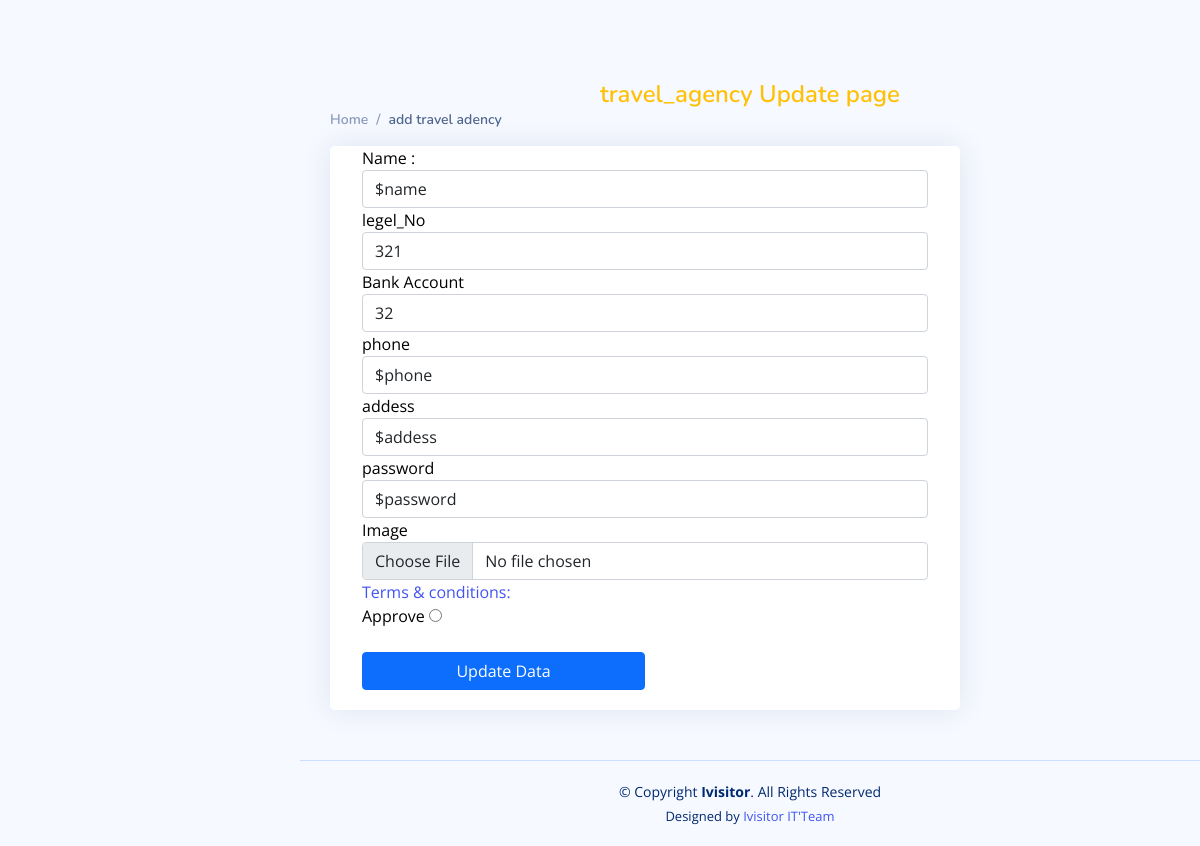
The page /admin/travelAgenecy/add.php?edit=10 on the database its author committed.
### tables this page shows
CREATE TABLE `travel_agency` (
  `id` int(11) NOT NULL,
  `name` varchar(33) NOT NULL,
  `legel_no` int(15) NOT NULL,
  `bank_account` int(20) NOT NULL,
  `phone` varchar(22) NOT NULL,
  `addess` varchar(66) NOT NULL,
  `password` varchar(50) NOT NULL,
  `image` varchar(122) NOT NULL,
  `status` varchar(11) NOT NULL DEFAULT 'waiting'
);

### admin/travelAgenecy/add.php (the view, shortened to what this page needs)
<?php
include '../shared/head.php';
include '../sharedFunc/db.php';
$name = '';
$legel_no = '';
$bank_account = '';
$phone = '';
$addess = '';
$password = '';
$update = false;
if (isset($_GET['edit'])) {
    $update = true;
    $id =   $_GET['edit'];
    $select = "SELECT * from `travel_agency` where id = $id";
    $ss = mysqli_query($conn, $select);
    $row = mysqli_fetch_assoc($ss);
    $name = $row['name'];
    $legel_no = $row['legel_no'];
    $bank_account = $row['bank_account'];
    $phone = $row['phone'];
    $addess = $row['addess'];
    $password = $row['password'];
}
?>
<main id="main" class="main">
    <div class="pagetitle">
        <?php if ($update) : ?>
            <h1 class="display-1 text-center text-warning"> travel_agency Update page </h1>
        <?php else : ?>
            <h1 class="display-1 text-center text-info">Sign Up As travel_agency </h1>
        <?php endif; ?>
        <nav>
            <ol class="breadcrumb">
                <li class="breadcrumb-item"><a href="index.html">Home</a></li>
                <li class="breadcrumb-item active">add travel adency</li>
            </ol>
        </nav>
    </div>
    <section class="section dashboard">
        <div class="container">
            <div class="row">
                <div class="card col-lg-9">
                    <div class="card-body">
                        <form method="POST" enctype="multipart/form-data">
                            <div class="form-group">
                                <label> Name : </label>
                                <input class="form-control" value="<?php echo $name ?>" name="name" type="text">
                            </div>
                            <div class="form-group">
                                <div class="form-group">
                                    <label> legel_No </label>
                                    <input class="form-control" value="<?php echo $legel_no ?>" name="legel_no" type="text">
                                </div>
                                <div class="form-group">
                                    <label> Bank Account </label>
                                    <input type="text" value="<?php echo $bank_account ?>" class="form-control" name="bank_account">
                                </div>
                                <div class="form-group">
                                    <label> phone </label>
                                    <input type="text" value="<?php echo $phone ?>" class="form-control" name="phone">
                                </div>
                                <div class="form-group">
                                    <label> addess </label>
                                    <input type="text" value="<?php echo $addess ?>" class="form-control" name="addess">
                                </div>
                                <div class="form-group">
                                    <label> password </label>
                                    <input type="text" value="<?php echo $password ?>" class="form-control" name="password">
                                </div>
                                <div class="form-group">
                                    <label> Image </label>
                                    <input type="file" class="form-control" name="image">
                                </div>
                                <div class="form-group">
                                    <label><a href="../terms.html"> Terms & conditions:</a> </label>
                                    <br>
                                    Approve <input type="radio" value="1" name="approve">
                                </div>
                                <?php if ($update) : ?>
                                    <button name="update" class="mt-4 btn btn-primary btn-block w-50 mx-auto">Update Data </button>
                                <?php else : ?>
                                    <button name="send" class=" mt-4 btn btn-info btn-block w-50 mx-auto">Send Data</button>
                                <?php endif; ?>
                        </form>
                    </div>
                </div>
            </div>
        </div>
    </section>
</main>
<?php
include '../shared/footer.php';
include '../shared/script.php';
?>

### admin/assets/css/style.css (style rules this page uses)
:root { scroll-behavior: smooth; }
body { font-family: "Open Sans", sans-serif; background: #f6f9ff; color: #444444; }
a { color: #4154f1; text-decoration: none; }
h1, h2, h3, h4, h5, h6 { font-family: "Nunito", sans-serif; }
#main { margin-top: 60px; padding: 20px 30px; transition: all 0.3s; }
.pagetitle { margin-bottom: 10px; }
.pagetitle h1 { font-size: 24px; margin-bottom: 0; font-weight: 600; color: #012970; }
.card { margin-bottom: 30px; border: none; border-radius: 5px; background-color: white; color: black !important; box-shadow: 0px 0 30px rgba(1, 41, 112, 0.1); }
.card-body { padding: 0 20px 20px 20px; }
.breadcrumb { font-size: 14px; font-family: "Nunito", sans-serif; color: #899bbd; font-weight: 600; }
.breadcrumb a { color: #899bbd; transition: 0.3s; }
.breadcrumb .breadcrumb-item::before { color: #899bbd; }
.breadcrumb .active { color: #51678f; font-weight: 600; }
@media (min-width: 1200px) { #main, #footer { margin-left: 300px; } }

### rows shown on the page
travel_agency: name "$name", legel_no "321", bank_account "32", phone "$phone", addess "$addess", password "$password"
